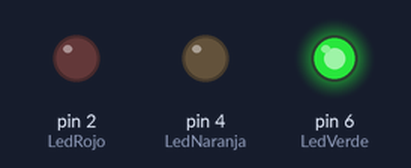
Bench run of a sketch on a simulated Arduino Uno, built with avr-gcc and run on an emulated ATmega328P. Parts: output pins drawn as LEDs (lit = HIGH).

Above: at 1.0 s.
At 2.5 s:
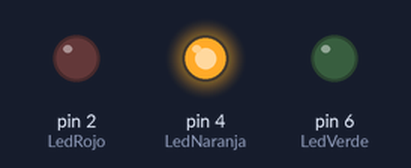
At 4.0 s:
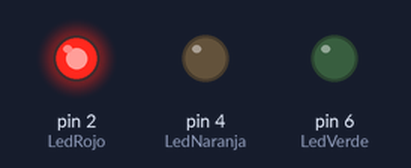
Timing chart, 0 to 6.5 s (numbered marks = the images above):
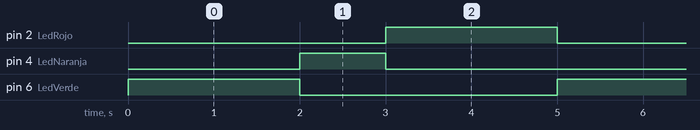

Measured:
- by itself, pin 2 (LedRojo), pin 6 (LedVerde): alternates HIGH for 2.0 s and LOW for 3.0 s
- by itself, pin 4 (LedNaranja): alternates HIGH for 1.0 s and LOW for 4.0 s
- by itself, everything shown: repeats every 5.0 s, in 4 steps

The sketch:

semaforo.ino
```cpp
int LedVerde = 6;
int LedNaranja = 4;
int LedRojo = 2;

void setup(){
  pinMode(LedVerde, OUTPUT);
  pinMode(LedNaranja, OUTPUT);
  pinMode(LedRojo, OUTPUT);
}

void loop(){
  digitalWrite(LedVerde, HIGH);
  delay(2000);
  digitalWrite(LedVerde, LOW);
  digitalWrite(LedNaranja, HIGH);
  delay(1000);
  digitalWrite(LedNaranja, LOW);
  digitalWrite(LedRojo, HIGH);
  delay(2000);
  digitalWrite(LedRojo, LOW);
}
```
